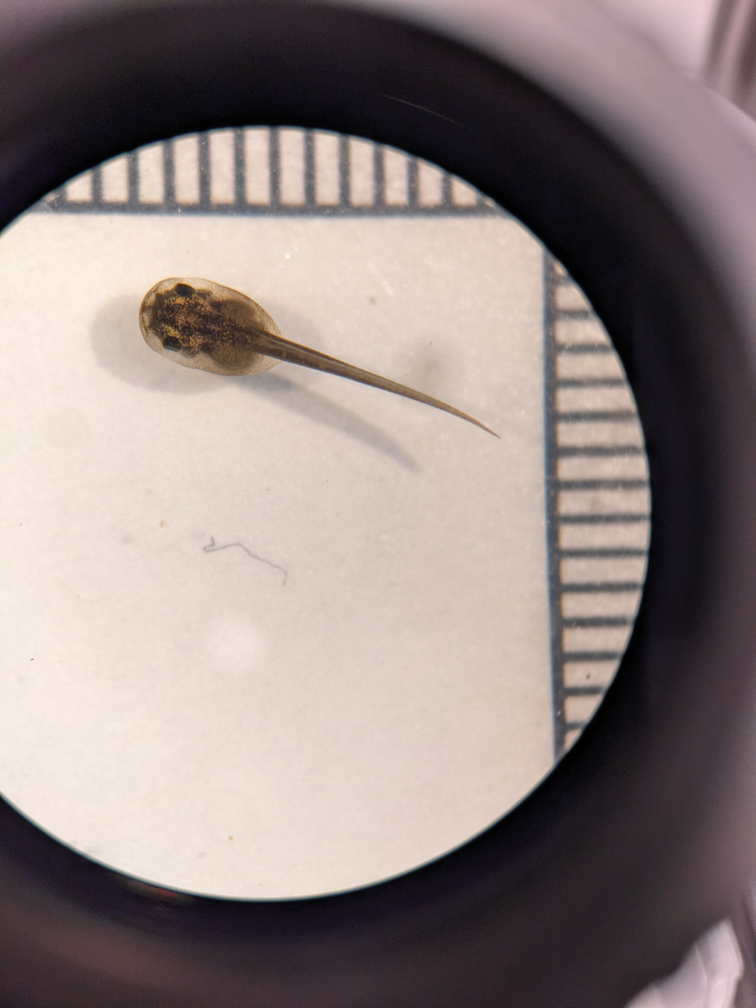
#> input picture tests/test2.jpg, 3024 x 4032 px (shown at 1/4 size)
$ python preprocess-bw-demo.py ../tests/test2.jpg
#> lines starting #> are read from the running program, lines starting #| are printed output that depends on the picture; after the words box and inside, x2 and y2 are one past the last pixel; in counts of white or black regions, pixels touching at a corner belong together
"""Quick preprocessing visualizer — original with binary B&W overlaid at adjustable opacity."""

import sys
import time

import cv2

WINDOW_NAME = "original + binary overlay"
TOGGLE_DELAY = 1
THRESHOLD = 127

img = cv2.imread(sys.argv[1])
#> img is the input picture: shape (4032, 3024, 3); mean B, G, R 129.5, 132, 144.4

OTSU_OFFSET = 50  # increase to be less aggressive
gray = cv2.cvtColor(img, cv2.COLOR_BGR2GRAY)
_, binary = cv2.threshold(gray, THRESHOLD, 255, cv2.THRESH_BINARY)
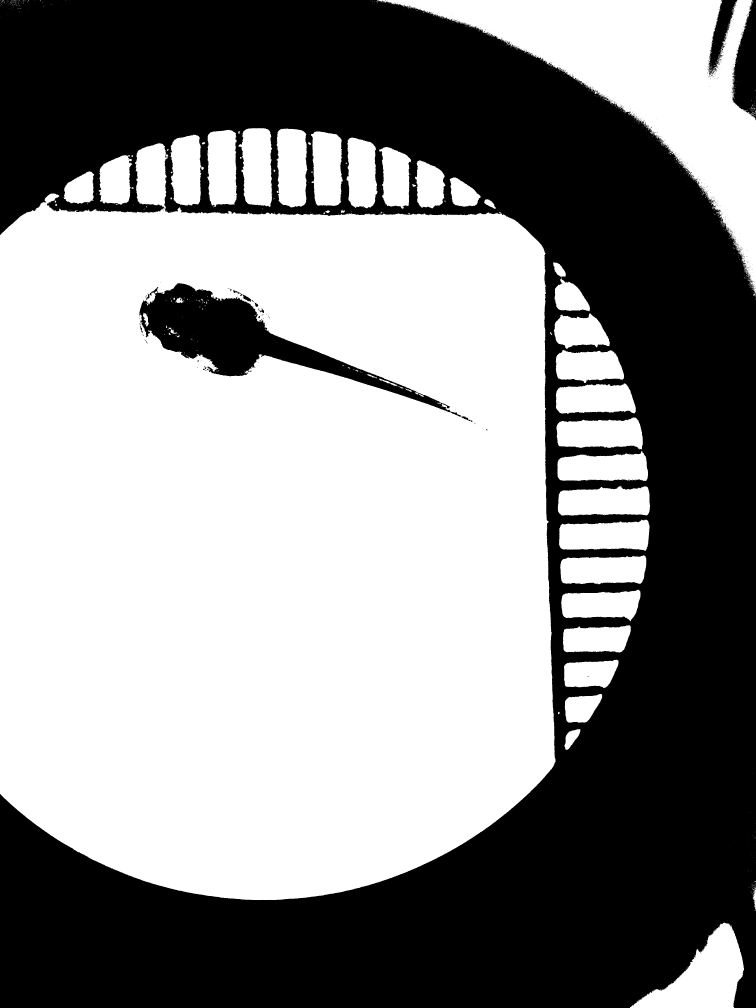
#> binary: shape (4032, 3024) (shown at 1/4 size); 55.7% white; 995 black regions (970 under 20 px), largest, box (x1, y1, x2, y2) and area: (0, 0, 3024, 4032) 5196530, (557, 1133, 1844, 1667) 160883, (2926, 0, 3024, 479) 29309
binary_3channel = cv2.cvtColor(binary, cv2.COLOR_GRAY2BGR)


cv2.namedWindow(WINDOW_NAME, cv2.WINDOW_NORMAL)
cv2.resizeWindow(WINDOW_NAME, 800, 800)

opacities = [0.0, 1.0]
i = 0

while True:
    opacity = opacities[i % 2]
    overlay = cv2.addWeighted(img, 1.0, binary_3channel, opacity, 0)
    cv2.imshow(WINDOW_NAME, overlay)

    if cv2.waitKey(int(TOGGLE_DELAY * 1000)) != -1:
#> (key Esc is pressed here)
        break

    i += 1

cv2.destroyAllWindows()

$ run again, on tests/test4.jpg
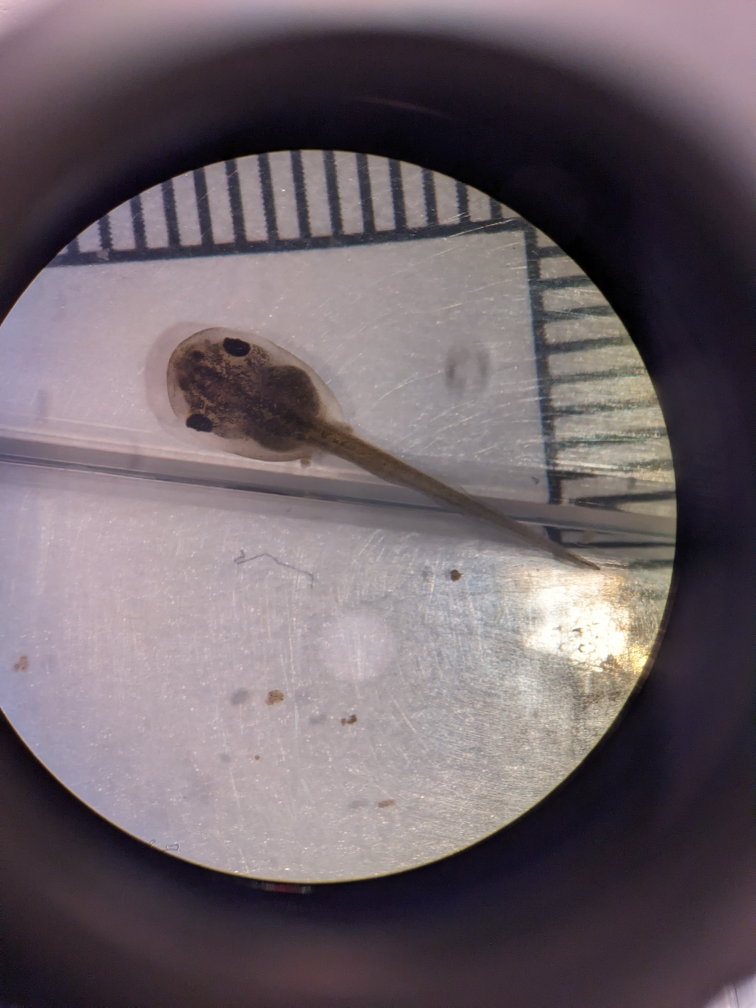
#> input picture tests/test4.jpg, 3024 x 4032 px (shown at 1/4 size)
#> img is the input picture: shape (4032, 3024, 3); mean B, G, R 104.2, 98.3, 109.4
#> `_, binary = cv2.threshold(gray, THRESHOLD, 255, cv2.THRESH_BINARY)`:
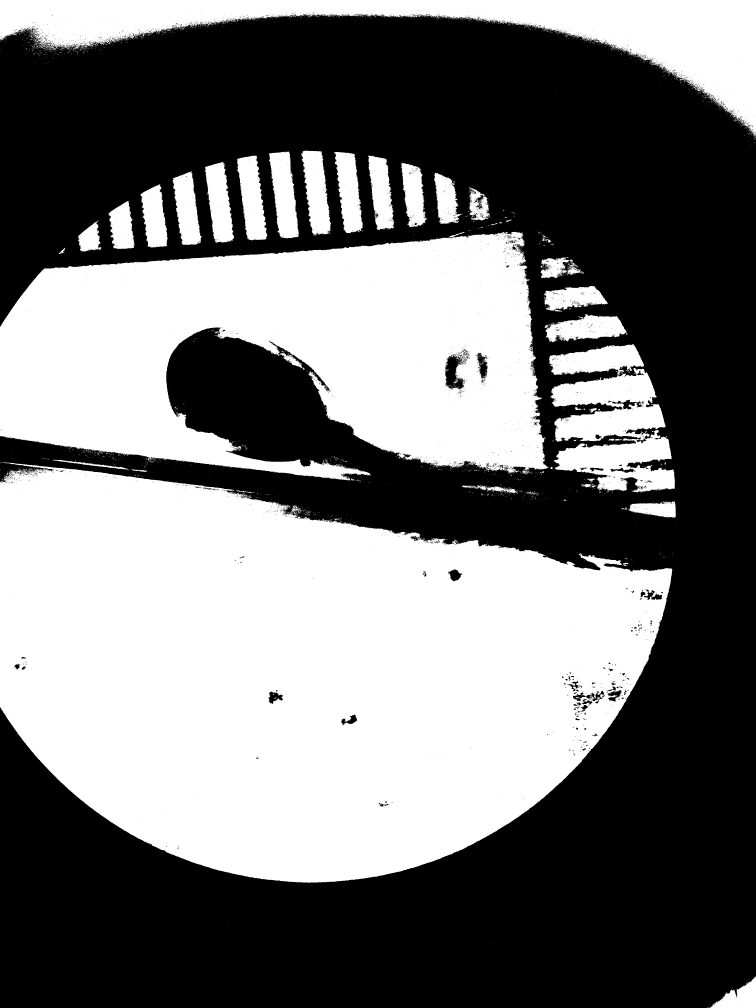
#> binary: shape (4032, 3024) (shown at 1/4 size); 46.2% white; 3921 white regions (3826 under 20 px), largest, box (x1, y1, x2, y2) and area: (0, 1850, 2689, 3531) 3209087, (0, 927, 2193, 1921) 1469178, (0, 0, 3024, 545) 448914
